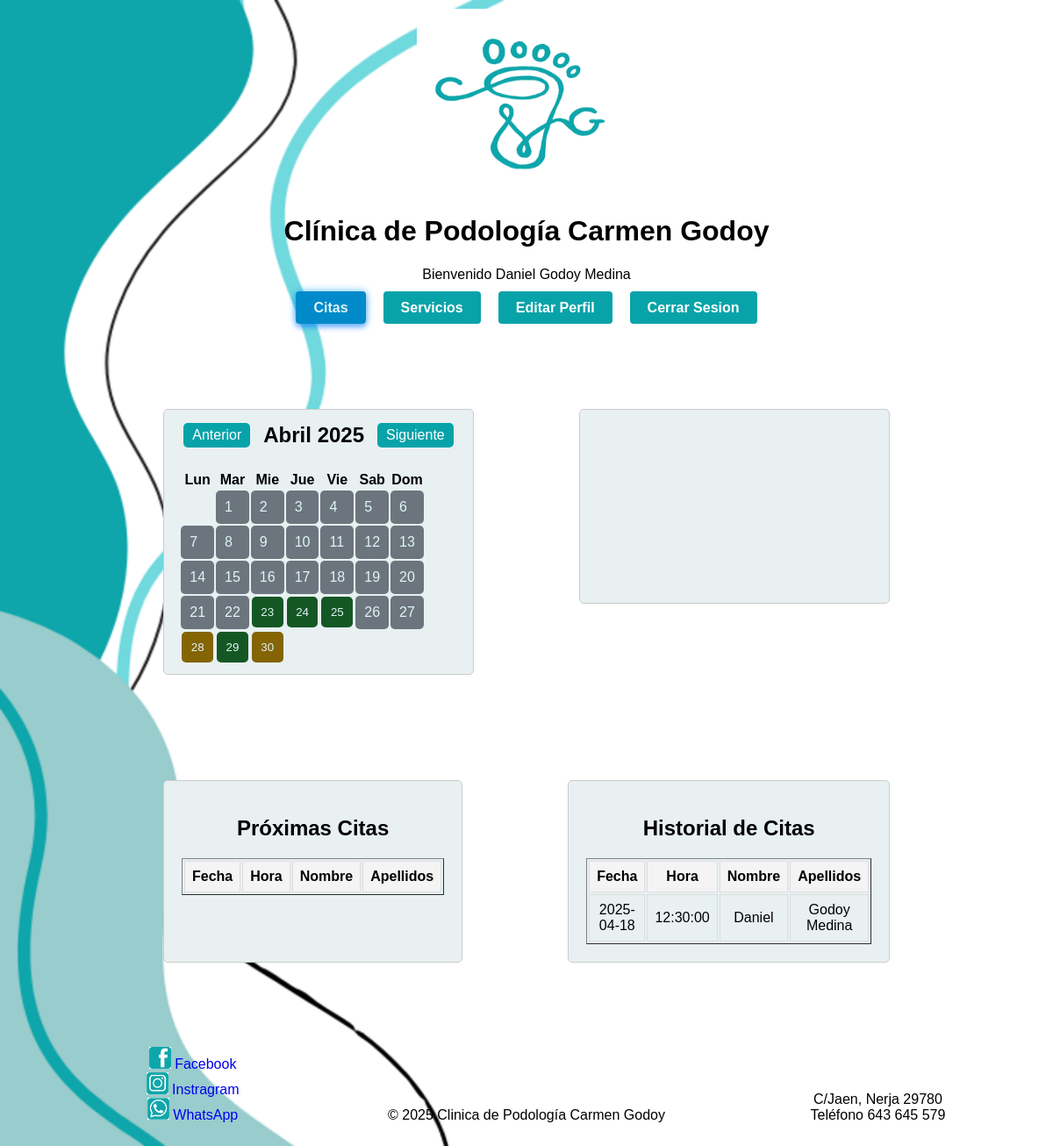
/Codigo/citas.php (signed in), run on the app's committed database.
### tables this page shows
CREATE TABLE Citas (
    idCita INT PRIMARY KEY AUTO_INCREMENT,
    fecha DATE,
    hora TIME,
    estado VARCHAR(50),
    anotaciones TEXT,
    bloqueada TINYINT(1) NOT NULL DEFAULT 0,
    confirmada TINYINT(1) NOT NULL DEFAULT 0,
    google_event_id VARCHAR(255) NULL,
    idPacientes INT,
    idAdmin INT,
    FOREIGN KEY (idPacientes) REFERENCES Pacientes(idPacientes),
    FOREIGN KEY (idAdmin) REFERENCES Admin(idAdmin)
);

CREATE TABLE Pacientes (
    idPacientes INT PRIMARY KEY AUTO_INCREMENT,
    nombre VARCHAR(50),
    apellido1 VARCHAR(50),
    apellido2 VARCHAR(50),
    email VARCHAR(100),
    telefono VARCHAR(30),
    fechaNacim DATE,
    sexo CHAR(1),
    dni VARCHAR(20) UNIQUE NOT NULL,
    pass VARCHAR(255),
    token_recuperacion VARCHAR(64) DEFAULT NULL,
    token_expira DATETIME DEFAULT NULL,
    idHistorial INT NOT NULL,
    FOREIGN KEY (idHistorial) REFERENCES Historial(idHistorial)
);

### Codigo/validaciones/historial.php (the view)
<?php
require_once __DIR__ . '/../conexion/conexion.php';
if (isset($_SESSION["idAdmin"])) {
    $query = "SELECT Citas.idCita, Citas.fecha, Citas.hora, Pacientes.nombre, Pacientes.apellido1, Pacientes.apellido2, Pacientes.telefono
              FROM Citas
              JOIN Pacientes ON Citas.idPacientes = Pacientes.idPacientes
              WHERE Citas.fecha >= CURDATE()
              ORDER BY Citas.fecha ASC";
    $stmt = $conexion->prepare($query);
    $stmt->execute();
    $result = $stmt->get_result();
    $proximasCitas = [];
    while ($row = $result->fetch_assoc()) {
        $proximasCitas[] = [
            'idCita' => $row['idCita'],
            'fecha' => $row['fecha'],
            'hora' => $row['hora'],
            'nombre' => $row['nombre'],
            'apellido1' => $row['apellido1'],
            'apellido2' => $row['apellido2'],
            'telefono' => $row['telefono']
        ];
    }
    echo '<table class="citas" border="1">
        <tr>
            <th>Fecha</th>
            <th>Hora</th>
            <th>Nombre</th>
            <th>Apellidos</th>
            <th>Teléfono</th>
        </tr>';
    foreach ($proximasCitas as $cita) {
        echo '<tr>
            <td>' . $cita['fecha'] . '</td>
            <td>' . $cita['hora'] . '</td>
            <td>' . $cita['nombre'] . '</td>
            <td>' . $cita['apellido1'] . ' ' . $cita['apellido2'] . '</td>
            <td>' . $cita['telefono'] . '</td>
        </tr>';
    }
    echo '</table>';
} else {
    $idPaciente = $_SESSION["idPacientes"];
    $query = "SELECT Citas.idCita, Citas.fecha, Citas.hora, Pacientes.nombre, Pacientes.apellido1, Pacientes.apellido2
          FROM Citas
          JOIN Pacientes ON Citas.idPacientes = Pacientes.idPacientes
          WHERE Citas.fecha BETWEEN DATE_FORMAT(CURDATE(), '%Y-%m-01') AND LAST_DAY(CURDATE())
          AND Citas.idPacientes = ?
          ORDER BY Citas.fecha ASC";
    $stmt = $conexion->prepare($query);
    $stmt->bind_param("i", $idPaciente);
    $stmt->execute();
    $result = $stmt->get_result();
    $proximasCitas = [];
    while ($row = $result->fetch_assoc()) {
        $proximasCitas[] = [
            'idCita' => $row['idCita'],
            'fecha' => $row['fecha'],
            'hora' => $row['hora'],
            'nombre' => $row['nombre'],
            'apellido1' => $row['apellido1'],
            'apellido2' => $row['apellido2']
        ];
    }
    echo '<table class="citas" border="1">
        <tr>
            <th>Fecha</th>
            <th>Hora</th>
            <th>Nombre</th>
            <th>Apellidos</th>
        </tr>';
    foreach ($proximasCitas as $cita) {
        echo '<tr>
            <td>' . $cita['fecha'] . '</td>
            <td>' . $cita['hora'] . '</td>
            <td>' . $cita['nombre'] . '</td>
            <td>' . $cita['apellido1'] . ' ' . $cita['apellido2'] . '</td>
        </tr>';
    }
    echo '</table>';
}
?>

### Codigo/estilos/styleCitas.css (style rules this page uses)
:root { --colorFondo: #f0f0f0; --colorTexto: #333; --colorBoton: #08A3A9; --colorBotonHover: #0f2788; --colorFondo: #DFF5F6; --colorFondoDivs: #E8F0F1; }
table.citas th, table.citas td { border: 1px solid #ddd; text-align: center; padding: 8px; word-wrap: break-word; }
table.citas th { background-color: #f4f4f4; font-weight: bold; }

### Codigo/estilos/style.css (style rules this page uses)
body, html { margin: 0; padding: 0; min-height: 100vh; display: flex; flex-direction: column; justify-content: space-between; overflow-x: hidden; }
body { display: flex; justify-content: center; align-items: center; min-height: 100vh; margin: 0; background-image: url('/Codigo/imagenes/redimension3_fondo.png'); background-size: cover; background-repeat: no-repeat; background-attachment: fixed; font-family: Amazing Grotesk, sans-serif; }
:root { --colorFondo: #f0f0f0; --colorTexto: #333; --colorBoton: #08A3A9; --colorBotonHover: #0f2788; --colorFondo: #DFF5F6; --colorFondoDivs: #E8F0F1; --colorActive: #008aca; }

### Codigo/estilos/styleCalendario.css (style rules this page uses)
:root { --colorFondo: #f0f0f0; --colorTexto: #333; --colorBoton: #08A3A9; --colorBotonHover: #0f2788; --colorBotonActivoHover: #0056b3; --disponible: #155724; --semiDisponible: #856404; --noDisponible: #721c24; --fueraServicio: #6c757d; }

### data on the page
citas: fecha "2025-04-18", hora "12:30:00", idPacientes.nombre "Daniel", idPacientes.apellido1 "Godoy", idPacientes.apellido2 "Medina"

### other printed values
$_SESSION['nombre'] "Daniel"
$_SESSION['apellido1'] "Godoy"
$_SESSION['apellido2'] "Medina"
$nombreMeses[(int)$mes] "Abril"
$year "2025"
